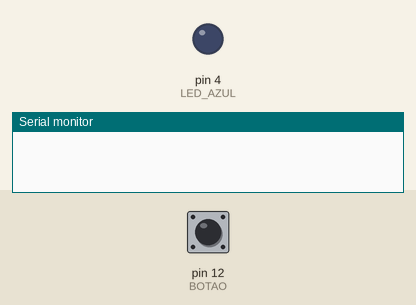
A sketch run on a simulated Arduino Uno, built with avr-gcc and run on an emulated ATmega328P. Shown: output pins drawn as LEDs (lit = HIGH), the last lines printed to the serial monitor. The test bench sets the inputs (shaded band); at power-on: pin 12 (BOTAO) LOW.

Above: at 1.2 s.
1.3 s: pin 12 (BOTAO) pulled HIGH for 0.15 s
At 2.5 s:
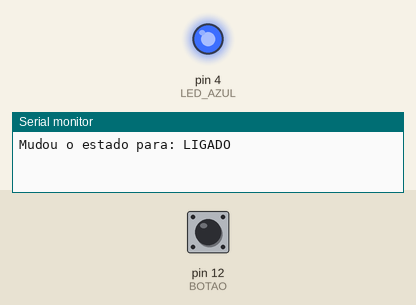
2.9 s: pin 12 (BOTAO) pulled HIGH for 1 s
At 3.9 s:
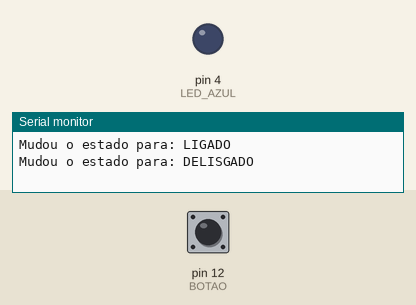
5.4 s: pin 12 (BOTAO) pulled HIGH for 3.2 s
At 5.9 s:
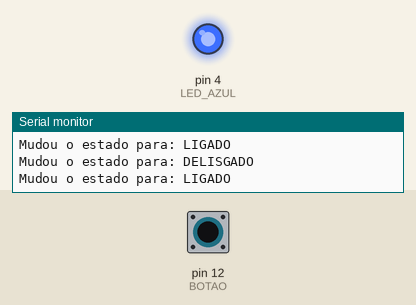
Timing chart, 0 to 8.4 s (numbered marks = the images above; inputs shaded):
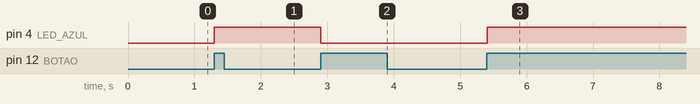

The sketch:

botalLed.ino
```cpp
#define BOTAO 12
#define LED_AZUL 4

bool ledLigado = false;
int estadoAnteriorBotao = LOW;

void setup() {
  Serial.begin(115200);

  pinMode(BOTAO, INPUT);
  pinMode(LED_AZUL, OUTPUT);
  digitalWrite(LED_AZUL, LOW); // COMEÇA DESLIGADO
}

void loop() {
  int estadoBotao = digitalRead(BOTAO);

  if(estadoAnteriorBotao == LOW && estadoBotao == HIGH) {
    ledLigado = !ledLigado; // INVERTE O BOOLEANO
    digitalWrite(LED_AZUL, ledLigado);

    Serial.print("Mudou o estado para: ");
    Serial.println(ledLigado ? "LIGADO" : "DELISGADO");
  }

  estadoAnteriorBotao = estadoBotao;

  delay(10);
}
```

Measured:
- after the input at 1.3 s, pin 4 (LED_AZUL): LOW → HIGH at once
- after the input at 2.9 s, pin 4 (LED_AZUL): HIGH → LOW at once
- after the input at 5.4 s, pin 4 (LED_AZUL): LOW → HIGH at once
